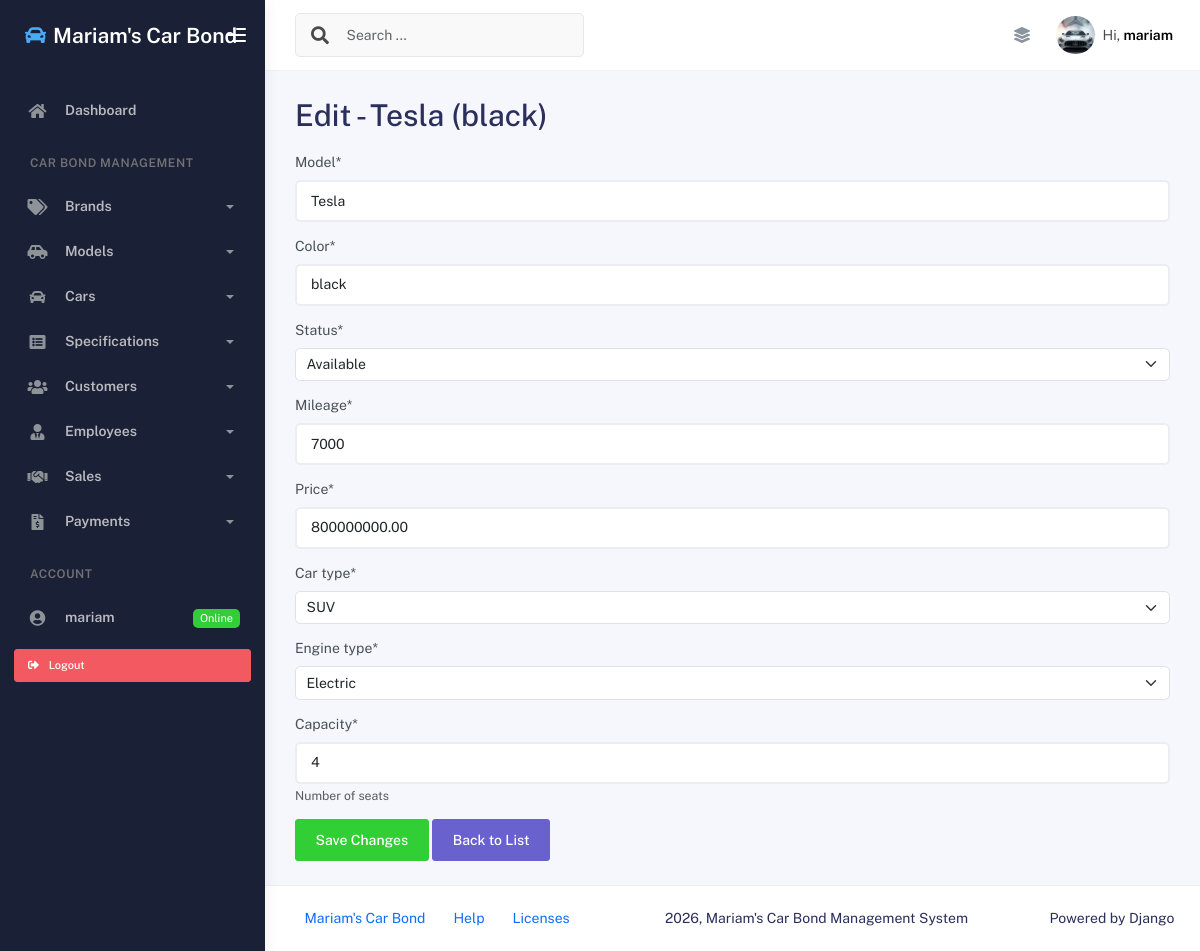
/edit_car/1/ (signed in), run on the app's committed database.
### App/models.py (models this page shows, shortened)
class Car(models.Model):
    TYPE_OPTIONS = [
        ('S','SUV'),
        ('H','Hatchback'),
        ('P','Pickup')
    ]
    STATUS_OPTIONS = [
        ('A','Available'),
        ('S','Sold'),
        ('R','Reserved')
    ]
    ENGINE_TYPE=[
        ('E','Electric'),
        ('H','Hybrid'),
        ('D','Diesel'),
        ('P','Petrol')
    ]
    SERVICE_INTERVALS = {'S': 10000, 'H': 10000, 'P': 15000}
    model = models.CharField(max_length=50)
    color = models.CharField(max_length=30)
    status = models.CharField(max_length=2, choices=STATUS_OPTIONS)
    mileage = models.PositiveIntegerField()
    price = models.DecimalField(max_digits=12, decimal_places=2)
    car_type = models.CharField(max_length=2, choices=TYPE_OPTIONS)
    engine_type = models.CharField(max_length=30,choices=ENGINE_TYPE)
    capacity = models.PositiveIntegerField(help_text="Number of seats")
    def __str__(self):
        return f"{self.model} ({self.color})"

### App/views.py (the view)
# urls.py: path('edit_car/<int:car_id>/', edit_car_view, name='edit_car_page'),
@login_required
def edit_car_view(req, car_id):
    car = get_object_or_404(Car, id=car_id)
    message = None
    if req.method == "POST":
        car_form = CarForm(req.POST, instance=car)
        if car_form.is_valid():
            car_form.save()
            message = "Changes saved Successfully!"
        else:
            message = "Form has Invalid data"
    else:
        car_form = CarForm(instance=car)
    context = {'form': car_form, 'car': car, 'msg': message}
    return render(req, "edit_car.html", context)

### App/forms.py
class CarForm(DjangoModelForm):
    class Meta:
        model = Car
        fields = '__all__'

### App/templates/edit_car.html (shortened to what this page needs)
{% extends 'base.html' %}
{% load crispy_forms_tags %}
{% block content %}
    <h1>Edit - {{ car }}</h1>
    <form method="POST" class="mt-3">
        {{ form|crispy }}
        <input type="submit" value="Save Changes" class="btn btn-success">
        <a href="{% url 'add_car_page' %}" class="btn btn-secondary">Back to List</a>
    </form>
{% endblock content %}

### App/templates/base.html (shortened to what this page needs)
{% load static %}
<!DOCTYPE html>
<html lang="en">
<head>
    <link rel="stylesheet" href="{% static 'assets/css/bootstrap.min.css' %}" />
    <link rel="stylesheet" href="{% static 'assets/css/plugins.min.css' %}" />
    <link rel="stylesheet" href="{% static 'assets/css/kaiadmin.min.css' %}" />
</head>
<body>
    <div class="wrapper">
      <div class="sidebar" data-background-color="dark">
        <div class="sidebar-logo">
          <div class="logo-header" data-background-color="dark">
            <a href="{% url 'index_page' %}" class="logo text-white text-decoration-none d-flex align-items-center">
              <i class="fas fa-car text-info me-2 fs-4"></i>
              <span class="fw-bold fs-4 text-white">Mariam's Car Bond</span>
            </a>
            <div class="nav-toggle">
              <button class="btn btn-toggle toggle-sidebar">
                <i class="gg-menu-right"></i>
              </button>
            </div>
          </div>
        </div>
        <div class="sidebar-wrapper scrollbar scrollbar-inner">
          <div class="sidebar-content">
            <ul class="nav nav-secondary">
              <li class="nav-item">
                <a href="{% url 'index_page' %}">
                  <i class="fas fa-home"></i>
                  <p>Dashboard</p>
                </a>
              </li>
              <li class="nav-section">
                <h4 class="text-section">Car Bond Management</h4>
              </li>
              <li class="nav-item">
                <a data-bs-toggle="collapse" href="#brandsMenu">
                  <i class="fas fa-tags"></i>
                  <p>Brands</p>
                  <span class="caret"></span>
                </a>
              </li>
              <li class="nav-item">
                <a data-bs-toggle="collapse" href="#modelsMenu">
                  <i class="fas fa-car-side"></i>
                  <p>Models</p>
                  <span class="caret"></span>
                </a>
              </li>
              <li class="nav-item">
                <a data-bs-toggle="collapse" href="#carsMenu">
                  <i class="fas fa-car"></i>
                  <p>Cars</p>
                  <span class="caret"></span>
                </a>
              </li>
              <li class="nav-item">
                <a data-bs-toggle="collapse" href="#specsMenu">
                  <i class="fas fa-list-alt"></i>
                  <p>Specifications</p>
                  <span class="caret"></span>
                </a>
              </li>
              <li class="nav-item">
                <a data-bs-toggle="collapse" href="#customersMenu">
                  <i class="fas fa-users"></i>
                  <p>Customers</p>
                  <span class="caret"></span>
                </a>
              </li>
              <li class="nav-item">
                <a data-bs-toggle="collapse" href="#employeesMenu">
                  <i class="fas fa-user-tie"></i>
                  <p>Employees</p>
                  <span class="caret"></span>
                </a>
              </li>
              <li class="nav-item">
                <a data-bs-toggle="collapse" href="#salesMenu">
                  <i class="fas fa-handshake"></i>
                  <p>Sales</p>
                  <span class="caret"></span>
                </a>
              </li>
              <li class="nav-item">
                <a data-bs-toggle="collapse" href="#paymentsMenu">
                  <i class="fas fa-file-invoice-dollar"></i>
                  <p>Payments</p>
                  <span class="caret"></span>
                </a>
              </li>
              <li class="nav-section">
                <h4 class="text-section">Account</h4>
              </li>
              {% if user.is_authenticated %}
                <li class="nav-item">
                  <a href="#">
                    <i class="fas fa-user-circle"></i>
                    <p>{{ user.username }}</p>
                    <span class="badge badge-success">Online</span>
                  </a>
                </li>
                <li class="nav-item px-3 py-2">
                  <form method="POST" action="{% url 'logout' %}">
                    <button type="submit" class="btn btn-danger btn-sm w-100 text-start">
                      <i class="fas fa-sign-out-alt me-2"></i> Logout
                    </button>
                  </form>
                </li>
              {% endif %}
            </ul>
          </div>
        </div>
      </div>
      <div class="main-panel">
        <div class="main-header">
          <nav
            class="navbar navbar-header navbar-header-transparent navbar-expand-lg border-bottom"
          >
            <div class="container-fluid">
              <nav
                class="navbar navbar-header-left navbar-expand-lg navbar-form nav-search p-0 d-none d-lg-flex"
              >
                <div class="input-group">
                  <div class="input-group-prepend">
                    <button type="submit" class="btn btn-search pe-1">
                      <i class="fa fa-search search-icon"></i>
                    </button>
                  </div>
                  <input
                    type="text"
                    placeholder="Search ..."
                    class="form-control"
                  />
                </div>
              </nav>
              <ul class="navbar-nav topbar-nav ms-md-auto align-items-center">
                <li class="nav-item topbar-icon dropdown hidden-caret">
                  <a
                    class="nav-link"
                    data-bs-toggle="dropdown"
                    href="#"
                    aria-expanded="false"
                  >
                    <i class="fas fa-layer-group"></i>
                  </a>
                </li>
                <li class="nav-item topbar-user dropdown hidden-caret">
                  <a
                    class="dropdown-toggle profile-pic"
                    data-bs-toggle="dropdown"
                    href="#"
                    aria-expanded="false"
                  >
                    <div class="avatar-sm">
                      <img
                        src="{% static 'assets/img/car.jpg.jpg' %}"
                        alt="Car profile image"
                        class="avatar-img rounded-circle"
                      />
                    </div>
                    <span class="profile-username">
                      <span class="op-7">Hi,</span>
                      <span class="fw-bold">{{ user.username|default:"Guest" }}</span>
                    </span>
                  </a>
                </li>
              </ul>
            </div>
          </nav>
        </div>
        <div class="container">
          <div class="page-inner">
            {% block content %}
            {% endblock content %}
          </div>
        </div>
        <footer class="footer">
          <div class="container-fluid d-flex justify-content-between">
            <nav class="pull-left">
              <ul class="nav">
                <li class="nav-item">
                  <a class="nav-link" href="{% url 'index_page' %}">
                    Mariam's Car Bond
                  </a>
                </li>
                <li class="nav-item">
                  <a class="nav-link" href="#"> Help </a>
                </li>
                <li class="nav-item">
                  <a class="nav-link" href="#"> Licenses </a>
                </li>
              </ul>
            </nav>
            <div class="copyright">
              2026, Mariam's Car Bond Management System
            </div>
            <div>
              Powered by Django
            </div>
          </div>
        </footer>
      </div>
    </div>
</body>
</html>

### data on the page
Car: model+color "Tesla (black)", model "Tesla", color "black", status "Available", mileage "7000", price "800000000.00", car_type "SUV", engine_type "Electric", capacity "4"

### other printed values
{{ user.username }} "mariam"
{{ user.username|default:"Guest" }} "mariam"
